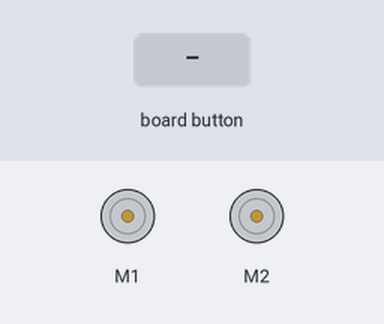
A program run on a simulated Raspberry Pi (BCM pin numbers). Shown: 2 × DC motor (green arrow = forward, orange = backward, longer = faster). The test bench sets the inputs (shaded band). Motors are numbered in the order the program creates them (left before right in a Robot); the buttons are places on the Blue Dot phone app.

Above: at 1.2 s.
1.3 s: button top pressed
At 1.37 s:
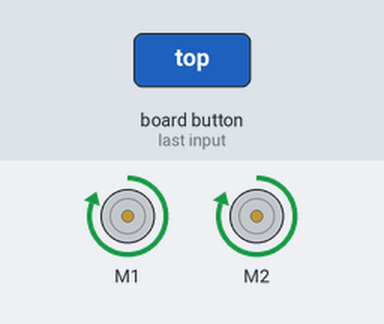
2.9 s: button bottom pressed
At 2.97 s:
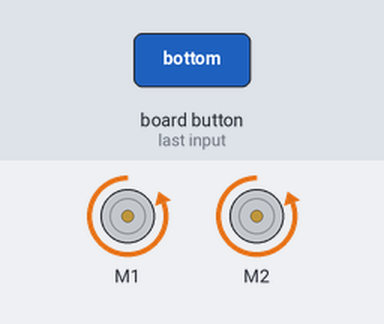
4.5 s: button left pressed
At 4.57 s:
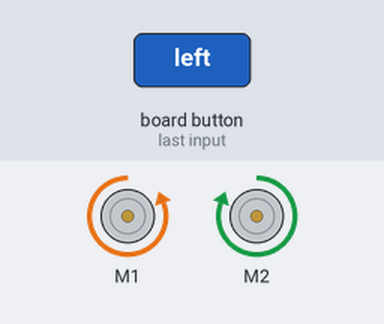
6.1 s: button right pressed
At 6.17 s:
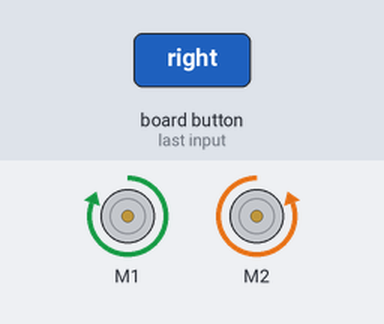
Timing chart, 0 to 8.7 s (numbered marks = the images above; inputs shaded):
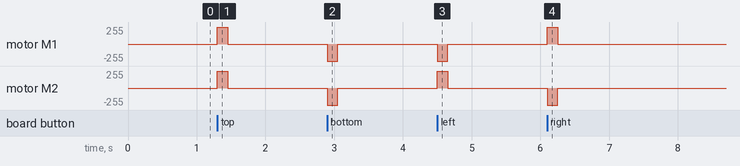

The program:

bluetooth.py
```python
from bluedot import BlueDot
from gpiozero import Robot, Motor
from signal import pause

bd = BlueDot()
robot = Robot(left=Motor(4, 14), right=Motor(17, 18))

def move(pos):
    if pos.top:
        robot.forward(pos.distance)
    elif pos.bottom:
        robot.backward(pos.distance)
    elif pos.left:
        robot.left(pos.distance)
    elif pos.right:
        robot.right(pos.distance)

bd.when_pressed = move
bd.when_moved = move
bd.when_released = robot.stop

pause()
```

Measured:
- after the input at 1.3 s, motor M1, motor M2: stopped → forward 255/255 at once, → stopped 0.15 s later
- after the input at 2.9 s, motor M1, motor M2: stopped → backward 255/255 at once, → stopped 0.15 s later
- after the input at 4.5 s, motor M1: stopped → backward 255/255 at once, → stopped 0.15 s later; motor M2: stopped → forward 255/255 at once, → stopped 0.15 s later
- after the input at 6.1 s, motor M1: stopped → forward 255/255 at once, → stopped 0.15 s later; motor M2: stopped → backward 255/255 at once, → stopped 0.15 s later
